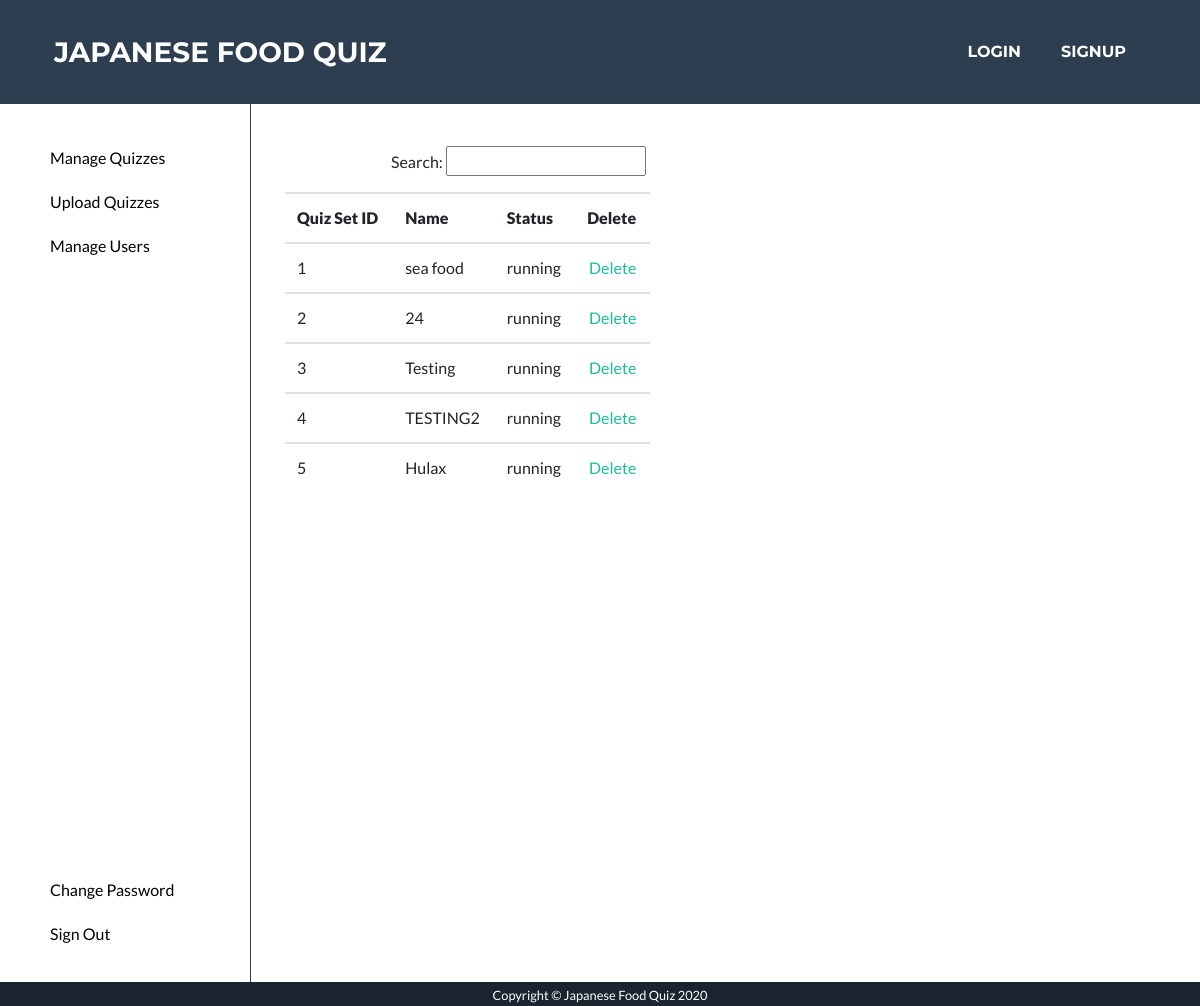
The app's page /manage_quiz, older data.
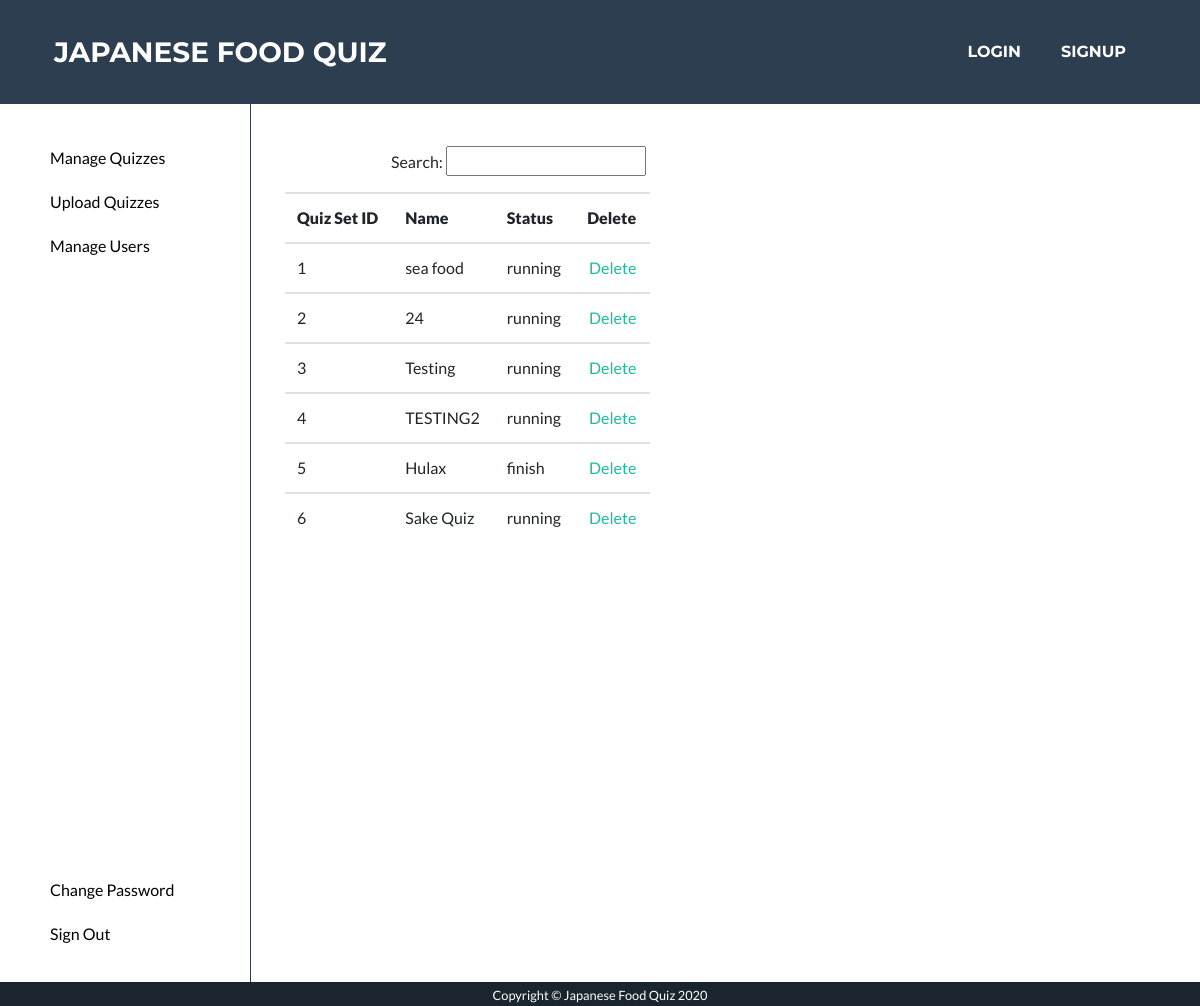
The same page, newer data.
### app/models.py (models this page shows, shortened)
class QuizSet(db.Model):
    __table_args__ = {'extend_existing': True}
    quizSetID = db.Column(db.Integer, primary_key=True)
    name = db.Column(db.String(100))
    description = db.Column(db.String(100))
    picture = db.Column(db.String(100))
    userID = db.Column(db.String)
    status = db.Column(db.String(100))

### app/routes.py (the view)
@login_required
@app.route('/manage_quiz')
def manage_quiz():
    quizSets = QuizSet.query.all()
    for quizSet in quizSets:
        if quizSet.status == "running":
            quizSet.href = "/delete_quiz_set?id="+ str(quizSet.quizSetID)
    return render_template('manage_quiz.html', quizSets=quizSets)

### app/templates/manage_quiz.html (shortened to what this page needs)
<!DOCTYPE html>
<html lang="en">
  <head>
    <link href="/static/style.css" rel="stylesheet" />
    <link rel="stylesheet" type="text/css" href="static/default.css" />
    <link rel="stylesheet" type="text/css" href="static/admin_page.css" />
    {% extends 'base.html' %} {% block content %}
    <div class="main">
      <div class="navbar2">
        <ul class="nav_ul2">
          <li class="nav_list2">
            <a href="/manage_quiz"><button>Manage Quizzes</button> </a>
          </li>
          <li class="nav_list2">
            <a href="/upload_question_set"><button>Upload Quizzes</button> </a>
          </li>
          <li class="nav_list2">
            <a href="/manage_user"><button>Manage Users</button> </a>
          </li>
          <li class="nav_list2_bottom"><a href="/admin_change_password"><button>Change Password</button></a></li>
          <li class="nav_list2"><button>Sign Out</button></li>
        </ul>
      </div>
      <div class="main_part">
        <p class="search">Search: <input type="text" /></p>
      <div class="flex_list container">
       <table class='table'>
              <tr>
                  <th><strong>Quiz Set ID</strong></th>
                  <th><strong>Name</strong></th>
                  <th><strong>Status</strong></th>
                  <th><strong>Delete</strong></th>
              </tr>
               {% for quizSet in quizSets %}
                  <tr>
                          <td>{{ quizSet.quizSetID }}</td>
                          <td>{{ quizSet.name }}</td>
                          <td>{{ quizSet.status }}</td>
                          <td style="text-align: center;" ><a href="{{ quizSet.href }}">Delete</a></td>
                  </tr>
               {% endfor %}
       </table>
      </div>
      </div>
    </div>
    {% endblock %}

### app/templates/base.html (shortened to what this page needs)
  </head>
  <body id="page-top">
    <nav
      class="navbar navbar-expand-lg bg-secondary text-uppercase fixed-top"
      id="mainNav"
    >
      <div class="container">
        <a class="navbar-brand js-scroll-trigger" href="/index"
          >Japanese Food Quiz</a
        >
        <div class="collapse navbar-collapse" id="navbarResponsive">
          <ul class="navbar-nav ml-auto">
            <li class="nav-item mx-0 mx-lg-1"
            style="padding:0; margin: 0 0.25rem 0 0.25rem">
              <a
                class="nav-link py-3 px-0 px-lg-3 rounded js-scroll-trigger"
                href="/user_login"
                style="padding:1rem;"
                >Login</a
              >
            </li>
            <li class="nav-item mx-0 mx-lg-1" style="padding:0; margin: 0 0.25rem 0 0.25rem">
              <a
                class="nav-link py-3 px-0 px-lg-3 rounded js-scroll-trigger"
                href="/user_register"
                style="padding:1rem;"
                >Signup</a
              >
            </li>
          </ul>
        </div>
      </div>
    </nav>
    {% block content %}{% endblock %}
    <section class="copyright text-center text-white" style="height: 1.5rem;">
      <div class="container" >
        <small>Copyright © Japanese Food Quiz 2020</small>
      </div>
    </section>
  </body>
</html>

### app/static/default.css (style rules this page uses)
* { -webkit-box-sizing: border-box; box-sizing: border-box; margin: 0; padding: 0; }
input { width: 12.5rem; height: 1.875rem; }
.main { display: flex; flex-direction: row; left: 0; right: 0; top: 0; bottom: 0; width: 100%; height: 100%; }
.navbar2 { margin: 0; padding: 0; border-right: 0.0625rem solid #2f3e4e; height: 100%; }
.nav_ul2 { width: 12.5rem; margin-right: 3.125rem; margin-top: 3.125rem; }
.nav_list2 { padding-bottom: 1.25rem; }
.nav_list2_bottom { margin-top: 300%; margin-right: 0; margin-left: 3.125rem; padding-left: 0; padding-right: 0; padding-bottom: 1.25rem; }
li { padding-left: 3.125rem; list-style-type: none; padding-bottom: 0.625rem; }
.search { margin-left: 8.75rem; margin-top: 3.125rem; }

### app/static/admin_page.css (style rules this page uses)
.search { margin-left: 8.75rem; margin-top: 3.125rem; }
input { width: 12.5rem; height: 1.875rem; }
.flex_list { display: flex; flex-direction: row; margin-left: 0.625rem; }
button { color: black; background: white; text-shadow: none; box-shadow: none; border: none; }
li { padding-left: 3.125rem; padding-bottom: 0.625rem; }

Row changes from the older to the newer data that the page shows:
changed QuizSet "Hulax": status "running" → "finish"
added QuizSet: quizSetID "6", name "Sake Quiz", status "running"
